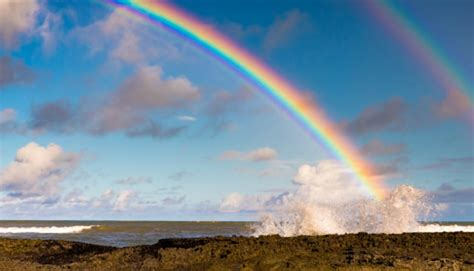
%> input picture backup/Documents/MATLAB/Borrado/arco.jpg, 474 x 271 px
$ octave ruido.m   (GNU Octave 9; MATLAB toolbox functions it lacks are replaced by stand-ins)
%> lines starting %> are read from the running program, lines starting %| are printed output that depends on the picture; in (x1, y1, x2, y2) boxes, pixels count from 0 and x2, y2 are one past the last pixel; in counts of white or black regions, pixels touching at a corner belong together; the program's own positions count from 1
% Limpiamos los valores
clear all; clc;
% Leemos la imagen
I = imread('arco.jpg');
%> I is the input picture: size 271x474x3 uint8; mean R, G, B 119.1, 139.1, 154.2
% Convertimos la imagen a escala de grises y obtenemos dimensiones
I = rgb2gray(I);
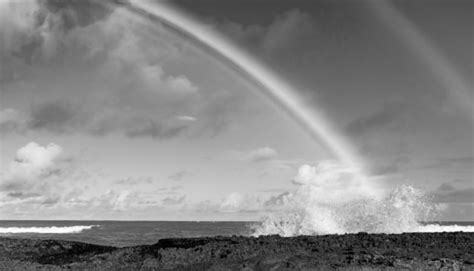
%> I: size 271x474 uint8; min 0, max 254, mean 134.8
[Filas, Columnas, P] = size(I);
%> Filas = 271; Columnas = 474; P = 1
% Guardamos la imagen como double
D = double(I);
Dr = D;
% Empezamos con el filtro de ruido sal y pimienta
% Puntos blancos
for v=1:5000
  x=round(rand*Filas);
  y=round(rand*Columnas);
  if (x==0) || (x==1) || (x==2)
    x=3;
  end
  if (y==0) || (y==1) || (y==2)
    y=3;
  end
  if (x==Filas) || (x==Filas-1) || (x==Filas-2)
    x=Filas-3;
  end
  if (y==Filas) || (y==Filas-1) || (y==Filas-2)
    y=Columnas-3;
  end
  for i=1:4
    rRandom = randi([-2 2]);
    cRandom = randi([-2 2]);
    Dr(x+rRandom,y+cRandom) = 255;
  end
end
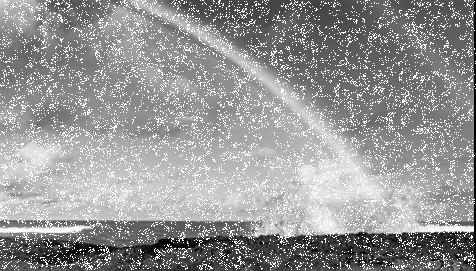
%> Dr: size 271x476 double; min 0, max 255, mean 150.4
% Puntos negros
for v=1:5000
  x=round(rand*Filas);
  y=round(rand*Columnas);
  if (x==0) || (x==1) || (x==2)
    x=3;
  end
  if (y==0) || (y==1)|| (y==2)
    y=3;
  end
  if (x==Filas) || (x==Filas-1) || (x==Filas-2)
    x=Filas-3;
  end
  if (y==Filas) || (y==Filas-1) || (y==Filas-2)
    y=Columnas-3;
  end
  for i=1:4
    rRandom = randi([-2 2]);
    cRandom = randi([-2 2]);
    Dr(x+rRandom,y+cRandom) = 0;
  end
end
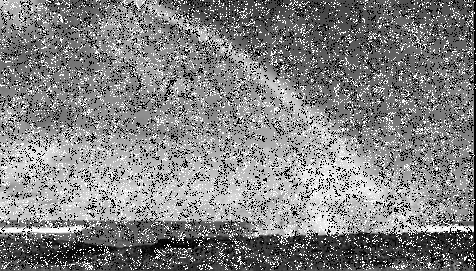
%> Dr: size 271x476 double; 13.53% of pixels changed, all inside (x1, y1, x2, y2) = (0, 0, 474, 270)

Dr = uint8(Dr);
%> Dr: size 271x476 uint8

% Area de impresion
figure;
imshow(I)
title('Imagen original')
figure;
imshow(Dr)
title('Imagen con filtro sal y pimienta')
